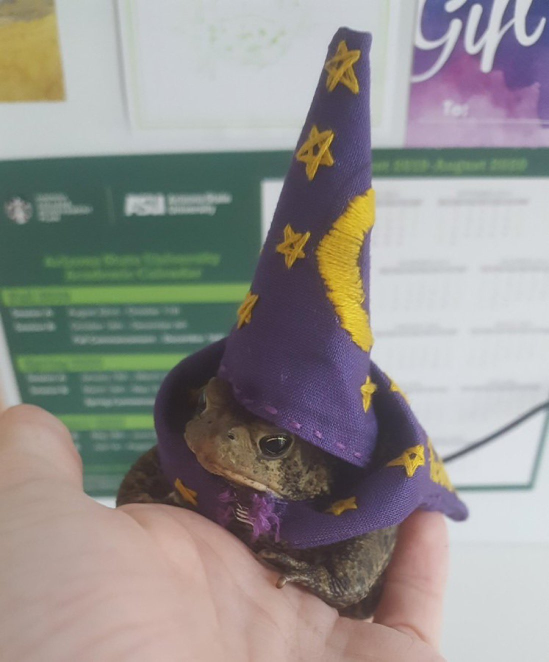
#> input picture images/imagen3.jpeg, 1098 x 1323 px (shown at 1/2 size)
$ python index.py
#> lines starting #> are read from the running program, lines starting #| are printed output that depends on the picture
import cv2 as cv;

img = cv.imread('./images/imagen3.jpeg');
#> img is the input picture: shape (1323, 1098, 3); mean B, G, R 141.7, 144.6, 147.1

def rescaleFrame(frame,scale=0.75):
#> called with scale = 0.5
    width = int(frame.shape[1] * scale)
#> width = 549
    height = int(frame.shape[0] * scale)
#> height = 661
    dimensions = (width,height)
#> dimensions = (549, 661)

    return cv.resize(frame,dimensions,interpolation=cv.INTER_AREA)
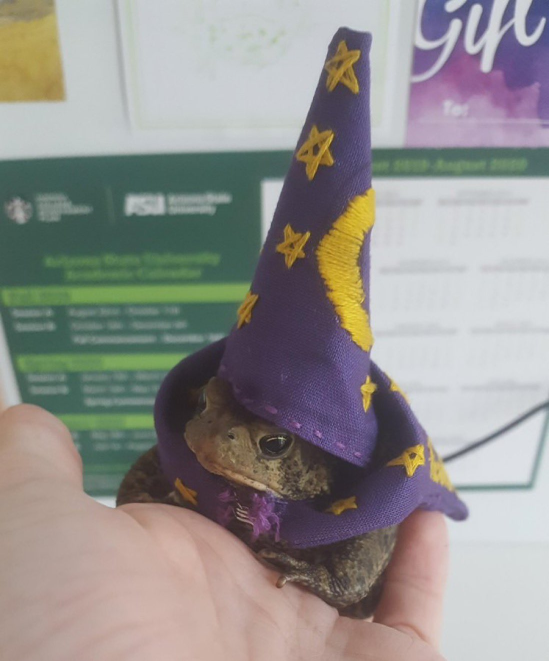
#> returned value: shape (661, 549, 3); mean of channels 0, 1, 2 141.7, 144.6, 147.1; drawn as B, G, R

new_img = rescaleFrame(img,0.50);
cv.imshow('Lebron', new_img);

cv.waitKey(0);

$ run again, with images/imagen2.jpeg copied over images/imagen3.jpeg
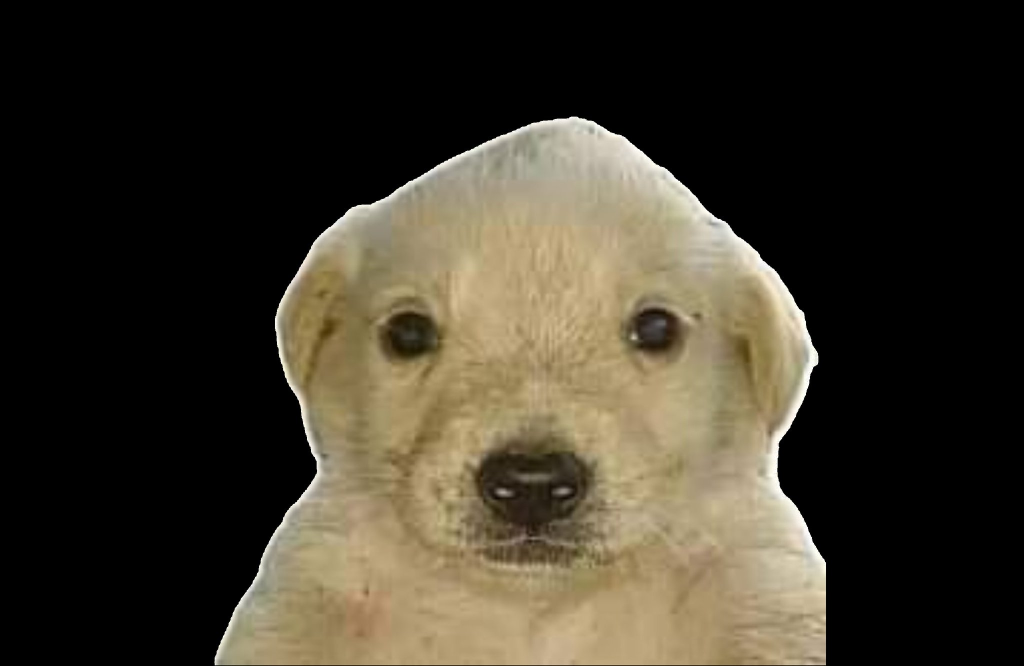
#> input picture images/imagen2.jpeg, 2048 x 1331 px (shown at 1/2 size)
#> img is the input picture: shape (1331, 2048, 3); mean B, G, R 42.5, 55.6, 61.8
#> in rescaleFrame, `return cv.resize(frame,dimensions,interpolation=cv.INTER_AREA)`:
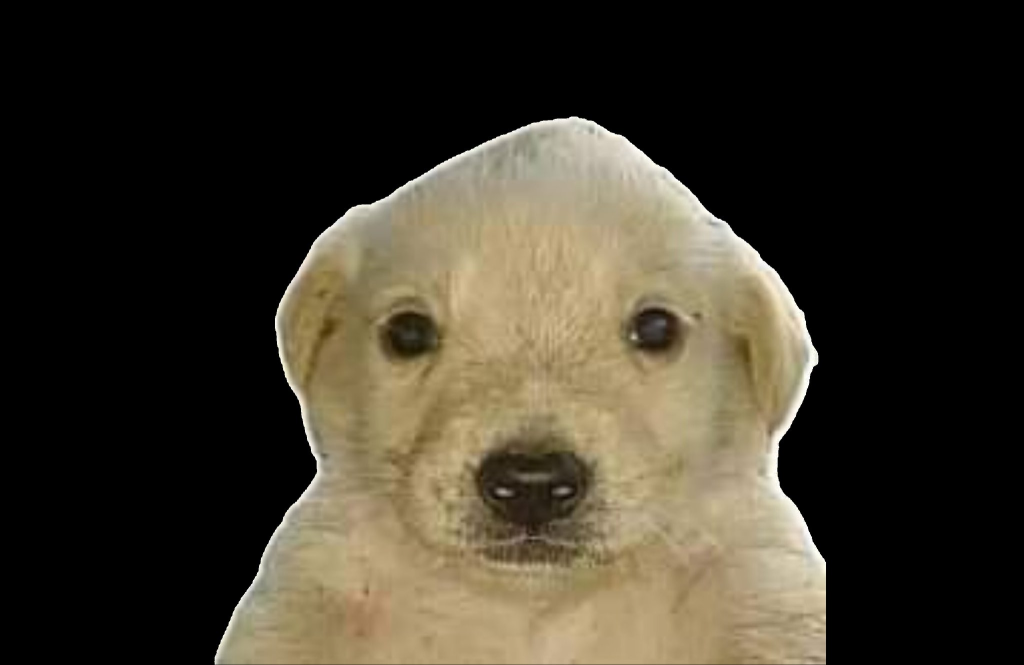
#> returned value: shape (665, 1024, 3); mean of channels 0, 1, 2 42.5, 55.6, 61.8; drawn as B, G, R
